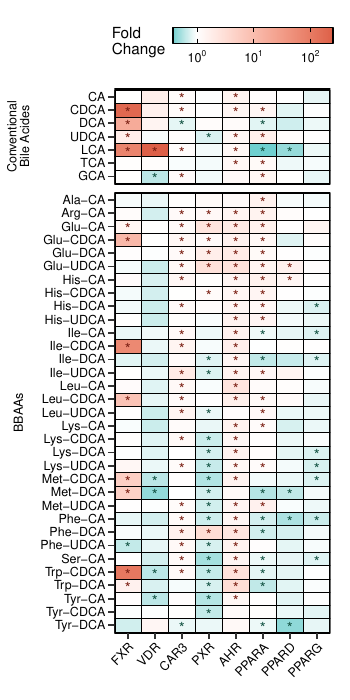

The R source for this figure:
library(tidyverse)

#读入数据
data  = readxl::read_xlsx("data.xlsx")

#先定义好各列因子的顺序，防止绘图时按照默认首字母排序排乱了
data$`Bile Acides` <- factor(data$`Bile Acides`, levels = data$`Bile Acides` %>% unique() %>% rev())
data$TFactor <- factor(data$TFactor, levels = data$TFactor %>% unique())
data$Type <- factor(data$Type, levels = data$Type %>% unique())

data[which(data$Significant == "yes"),"sig"] <- '*'


# 绘图

ggplot(data, aes(TFactor, `Bile Acides`)) +
  geom_tile(aes(fill = `Fold Change`), color = "black") +
  scale_fill_gradientn(colours = c("#6FCFCF", "white", "#DD6048"),
                       values = c(0, 0.15, 1),
                       name="Fold\nChange", 
                       breaks = c(0, 1, 2),
                       labels = c(expression(10^0), expression(10^1), expression(10^2))) +
  facet_grid(Type~., scales = "free", space='free', switch = "y") + 
  scale_x_discrete(expand = c(0, 0)) +
  geom_text(aes(label = sig), 
            color = ifelse(data$`Fold Change` < 0, "#145444", "#7C2115"), 
            vjust = 0.75,
            size = 4) +
  labs(x = NULL, y = NULL) +
  theme_bw() +
  theme(panel.grid = element_blank(),
        panel.border = element_rect(color = "black", linewidth = 1),
        strip.background.y = element_rect(color="white", fill = "white"),
        strip.placement = "outside",
        strip.text.y = element_text(size = 8.5, color = "black"),
        axis.text.x = element_text(angle = 45, size = 9, color = "black", hjust = 1),
        axis.text.y = element_text(size = 9, color = "black"),
        axis.ticks.length = unit(0.15, "cm"),
        axis.ticks = element_line(linewidth = 0.6),
        plot.margin = margin(0.5, 0.5, 0.5, 0, 'cm')) +
  guides(fill = guide_colorbar(position = "top",
                               barwidth = 8,
                               barheight = 0.8,
                               direction = "horizontal",
                               title.vjust = 1,
                               title.theme = element_text(hjust = 0),
                               ticks.colour = "black",
                               ticks.outside = TRUE,
                               frame.colour = "black"))

ggsave("heatmap-significant-facet.png", width = 3.5, height = 7, dpi = 600)
ggsave("heatmap-significant-facet.pdf", width = 3.5, height = 7)



        